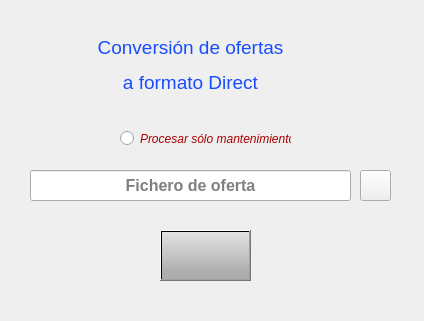
<?xml version="1.0" encoding="UTF-8"?>
<ui version="4.0">
 <class>Dialog</class>
 <widget class="QDialog" name="Dialog">
  <property name="geometry">
   <rect>
    <x>0</x>
    <y>0</y>
    <width>424</width>
    <height>321</height>
   </rect>
  </property>
  <property name="windowTitle">
   <string>Ofertas multifabricante</string>
  </property>
  <property name="windowIcon">
   <iconset resource="iconos/icons.qrc">
    <normaloff>:/Alien.png</normaloff>:/Alien.png</iconset>
  </property>
  <property name="styleSheet">
   <string notr="true">QDialog {
background-color: qconicalgradient(cx:0.8125, cy:0.761, angle:0, stop:0 rgba(191, 218, 15, 255), stop:0.16 rgba(136, 106, 22, 255), stop:0.225 rgba(166, 140, 41, 255), stop:0.285 rgba(204, 181, 74, 255), stop:0.345 rgba(235, 219, 102, 255), stop:0.415 rgba(245, 236, 112, 255), stop:0.52 rgba(209, 190, 76, 255), stop:0.57 rgba(187, 156, 51, 255), stop:0.635 rgba(168, 142, 42, 255), stop:0.695 rgba(202, 174, 68, 255), stop:0.75 rgba(218, 202, 86, 255), stop:0.815 rgba(208, 187, 73, 255), stop:0.88 rgba(187, 156, 51, 255), stop:0.935 rgba(137, 108, 26, 255), stop:1 rgba(172, 172, 172, 255));}</string>
  </property>
  <widget class="QPushButton" name="ok_button">
   <property name="geometry">
    <rect>
     <x>160</x>
     <y>230</y>
     <width>91</width>
     <height>51</height>
    </rect>
   </property>
   <property name="font">
    <font>
     <pointsize>10</pointsize>
     <weight>75</weight>
     <bold>true</bold>
    </font>
   </property>
   <property name="focusPolicy">
    <enum>Qt::StrongFocus</enum>
   </property>
   <property name="acceptDrops">
    <bool>false</bool>
   </property>
   <property name="styleSheet">
    <string notr="true">background-color: qlineargradient(spread:pad, x1:0.994, y1:0.869318, x2:1, y2:0, stop:0 rgba(173, 173, 173, 255), stop:1 rgba(227, 227, 227, 255));</string>
   </property>
   <property name="text">
    <string/>
   </property>
   <property name="icon">
    <iconset resource="iconos/icons.qrc">
     <normaloff>:/Apply.png</normaloff>:/Apply.png</iconset>
   </property>
   <property name="iconSize">
    <size>
     <width>32</width>
     <height>32</height>
    </size>
   </property>
   <property name="checkable">
    <bool>false</bool>
   </property>
  </widget>
  <widget class="QLineEdit" name="fichero_oferta">
   <property name="geometry">
    <rect>
     <x>30</x>
     <y>170</y>
     <width>321</width>
     <height>31</height>
    </rect>
   </property>
   <property name="font">
    <font>
     <pointsize>12</pointsize>
     <weight>75</weight>
     <bold>true</bold>
    </font>
   </property>
   <property name="alignment">
    <set>Qt::AlignCenter</set>
   </property>
   <property name="placeholderText">
    <string>Fichero de oferta</string>
   </property>
  </widget>
  <widget class="QPushButton" name="browse_Button">
   <property name="geometry">
    <rect>
     <x>360</x>
     <y>170</y>
     <width>31</width>
     <height>31</height>
    </rect>
   </property>
   <property name="text">
    <string/>
   </property>
   <property name="icon">
    <iconset resource="iconos/icons.qrc">
     <normaloff>:/Folder.png</normaloff>:/Folder.png</iconset>
   </property>
  </widget>
  <widget class="QLabel" name="label">
   <property name="geometry">
    <rect>
     <x>320</x>
     <y>20</y>
     <width>81</width>
     <height>81</height>
    </rect>
   </property>
   <property name="text">
    <string/>
   </property>
   <property name="pixmap">
    <pixmap resource="iconos/icons.qrc">:/didata.png</pixmap>
   </property>
   <property name="scaledContents">
    <bool>true</bool>
   </property>
  </widget>
  <widget class="QLabel" name="label_2">
   <property name="geometry">
    <rect>
     <x>90</x>
     <y>25</y>
     <width>201</width>
     <height>81</height>
    </rect>
   </property>
   <property name="styleSheet">
    <string notr="true">color:rgb(23, 77, 255)</string>
   </property>
   <property name="text">
    <string>&lt;html&gt;&lt;head/&gt;&lt;body&gt;&lt;p align=&quot;center&quot;&gt;&lt;span style=&quot; font-size:14pt;&quot;&gt;Conversión de ofertas&lt;/span&gt;&lt;/p&gt;&lt;p align=&quot;center&quot;&gt;&lt;span style=&quot; font-size:14pt;&quot;&gt;a formato Direct&lt;/span&gt;&lt;/p&gt;&lt;/body&gt;&lt;/html&gt;</string>
   </property>
  </widget>
  <widget class="QWidget" name="widget" native="true">
   <property name="geometry">
    <rect>
     <x>39</x>
     <y>230</y>
     <width>101</width>
     <height>41</height>
    </rect>
   </property>
   <widget class="QWidget" name="widget_2" native="true">
    <property name="geometry">
     <rect>
      <x>0</x>
      <y>0</y>
      <width>101</width>
      <height>41</height>
     </rect>
    </property>
   </widget>
  </widget>
  <widget class="QWidget" name="widget_3" native="true">
   <property name="geometry">
    <rect>
     <x>260</x>
     <y>230</y>
     <width>101</width>
     <height>41</height>
    </rect>
   </property>
  </widget>
  <widget class="QRadioButton" name="solo_mantenimiento">
   <property name="geometry">
    <rect>
     <x>120</x>
     <y>130</y>
     <width>171</width>
     <height>17</height>
    </rect>
   </property>
   <property name="font">
    <font>
     <italic>true</italic>
    </font>
   </property>
   <property name="styleSheet">
    <string notr="true">color:rgb(170, 0, 0)</string>
   </property>
   <property name="text">
    <string>Procesar sólo mantenimientos</string>
   </property>
  </widget>
 </widget>
 <resources>
  <include location="iconos/icons.qrc"/>
 </resources>
 <connections/>
</ui>
